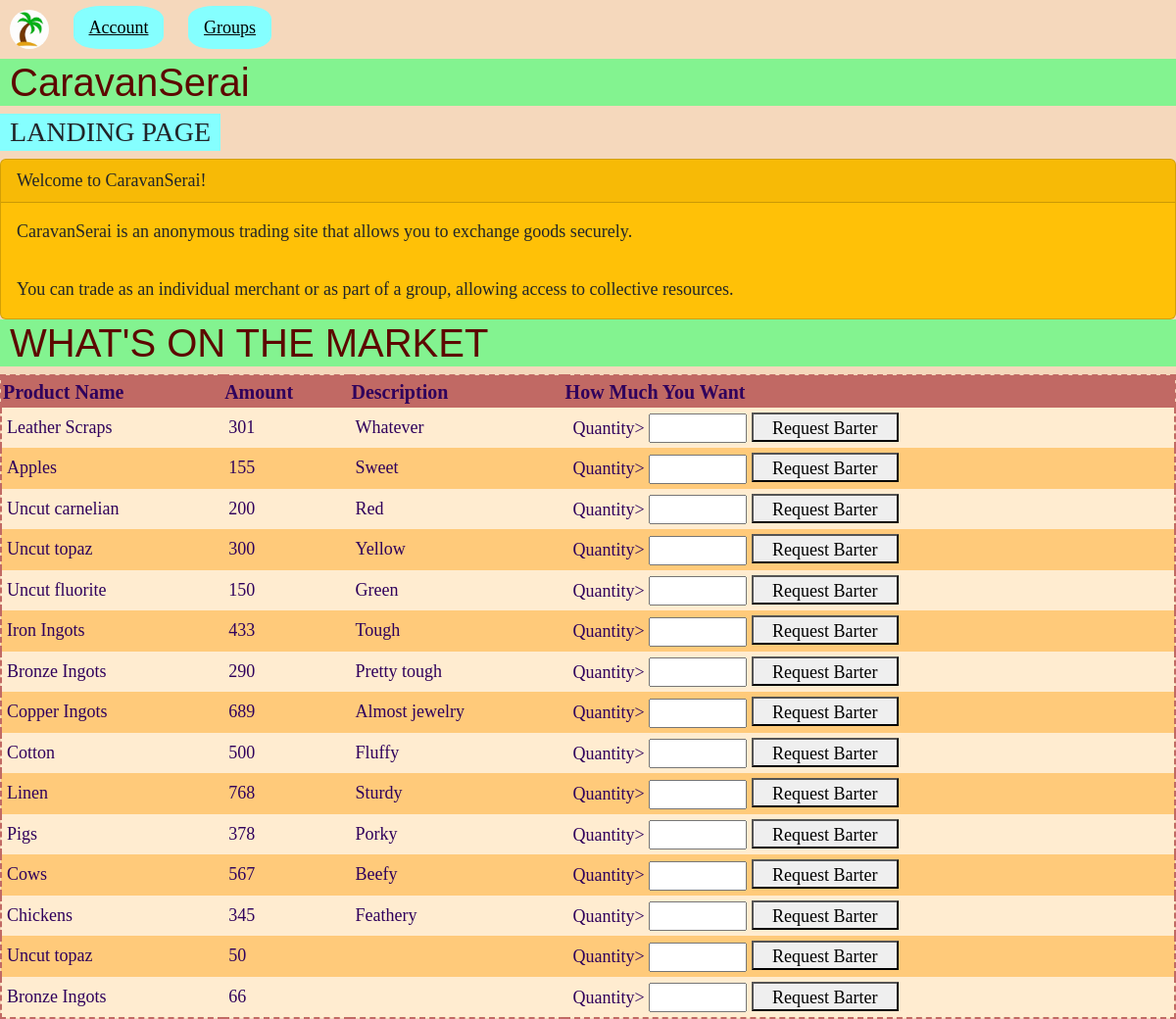
The page / on the database its author committed.
### tables this page shows
CREATE TABLE `products` (
  `ProductName` text NOT NULL,
  `ProductID` int(11) NOT NULL,
  `UserID` varchar(255) NOT NULL,
  `Amount` int(11) NOT NULL,
  `Description` text NOT NULL,
  `ImagePath` varchar(255) NOT NULL
);

### index.php (the view, shortened to what this page needs)
<!DOCTYPE html>
<html>
    <head>
        <link href = "https://cdn.jsdelivr.net/npm/bootstrap@5.2.1/dist/css/bootstrap.min.css" rel = "stylesheet">
        <link href = "styleII.css" rel = "stylesheet">
    </head>
    <body>
        <div class = "topnav">
            <a href="index.php">
                <img src = "logo_1.jpg">
            </a>
        </div>
        <div class = "topnav" tabindex = "1">
            <a class = "dropbtn">Account</a>
        </div>
        <div class = "topnav" tabindex = "1">
            <a class = "dropbtn">Groups</a>
        </div>
        <h1>CaravanSerai</h1>
        <h3>LANDING PAGE</h3>
        <div class = "card bg-warning">
            <div class = "card-header">
                Welcome to CaravanSerai!
            </div>
            <div class = "card-body">
                CaravanSerai is an anonymous trading site that allows you to
                exchange goods securely.
            </div>
            <div class = "card-body">
                You can trade as an individual merchant or as part of a group,
                allowing access to collective resources.
            </div>
        </div>
        <?php
        if(isset($_SESSION["UserID"]) && isset($_SESSION["GroupID"]))
        {
            $_GroupID = $_SESSION["GroupID"];
            $_GroupName = $_SESSION["GroupName"];
            echo "Welcome, ".$_SESSION["Username"]."!<br>";
            echo "User ID is: ".$_SESSION["UserID"]."!<br>";
            echo "Signed into group: ".$_SESSION['GroupName'];
            $conn = mysqli_connect("localhost","root","","caravanserai");
            $result = mysqli_query($conn,"SELECT * FROM products NATURAL JOIN users WHERE UserID NOT IN (SELECT UserID FROM $_GroupName)");
            $data = $result->fetch_all(MYSQLI_ASSOC);
        }
        else
        {
            $conn = mysqli_connect("localhost","root","","caravanserai");
            $result = mysqli_query($conn,"SELECT * FROM products LIMIT 50");
            $data = $result->fetch_all(MYSQLI_ASSOC);
        }
        ?>
        <h1>WHAT'S ON THE MARKET</h1>
        <table border="1">
        <tr>
            <th>Product Name</th>
            <th>Amount</th>
            <th>Description</th>
            <th>How Much You Want</th>
        </tr>
        <?php foreach($data as $row): ?>
        <tr>
            <td><?= htmlspecialchars($row['ProductName']) ?></td>
            <td><?= htmlspecialchars($row['Amount']) ?></td>
            <td><?= htmlspecialchars($row['Description']) ?></td>
            <td><form action="barter_create.php" method="post">
                <label for="Quantity">Quantity></label>
                <input style="height:30px; width:100px" id="Quantity" name="Quantity"></input>
                <button style="height:30px; width:150px" input type="submit" name="ProductID" value="<?= $row['ProductID'] ?>">Request Barter</button></form></td>
            </tr>
        <?php endforeach ?>
        </table>
    </body>
</html>

### styleII.css (style rules this page uses)
body { background-color: #f5d8bc; font-size: 18px; font-family:'Book Antiqua', 'Georgia', serif; }
form { padding-left: 4px; }
h1 { font-family:Impact, Haettenschweiler, 'Arial Narrow Bold', sans-serif; background-color: #83f390; color: #5C0800; padding-left:10px; }
h3 { background-color: #85FFFF; padding: 2px 10px; width: fit-content; }
a { color: #30fdf3; }
img { border-radius:50%; height: 40px; width: 40px; }
.topnav { display: inline-block; position: relative; outline: none; margin: 10px; }
.dropbtn { padding: 12px 16px; transition: 0.35s ease-out; cursor: pointer; background-color: #85FFFF; color: black; border-radius:30%; }
table { background-color: #f5d8bc; border-style: dashed; border-color: #c16964; border-width: 2px; padding: 5px; color: #2f005c; width: 100%; }
th { background-color: #c16964; font-size: 20px; }
tr { padding-right:20px; padding-top:3px; padding-bottom:3px; border-width: 0px, 0px, 1px, 0px; border-style: dotted; background-color: #FFCA7A; }
tr:nth-child(even) { background-color: #FFECD0; }
td { padding: 5px; }

### rows shown on the page
products: ProductName "Leather Scraps", Amount "301", Description "Whatever", $row['ProductID'] 2 (drawn)
products: ProductName "Apples", Amount "155", Description "Sweet", $row['ProductID'] 3 (drawn)
products: ProductName "Uncut carnelian", Amount "200", Description "Red", $row['ProductID'] 6 (drawn)
products: ProductName "Uncut topaz", Amount "300", Description "Yellow", $row['ProductID'] 7 (drawn)
products: ProductName "Uncut fluorite", Amount "150", Description "Green", $row['ProductID'] 8 (drawn)
products: ProductName "Iron Ingots", Amount "433", Description "Tough", $row['ProductID'] 9 (drawn)
products: ProductName "Bronze Ingots", Amount "290", Description "Pretty tough", $row['ProductID'] 10 (drawn)
products: ProductName "Copper Ingots", Amount "689", Description "Almost jewelry", $row['ProductID'] 11 (drawn)
products: ProductName "Cotton", Amount "500", Description "Fluffy", $row['ProductID'] 12 (drawn)
products: ProductName "Linen", Amount "768", Description "Sturdy", $row['ProductID'] 13 (drawn)
products: ProductName "Pigs", Amount "378", Description "Porky", $row['ProductID'] 14 (drawn)
products: ProductName "Cows", Amount "567", Description "Beefy", $row['ProductID'] 15 (drawn)
products: ProductName "Chickens", Amount "345", Description "Feathery", $row['ProductID'] 16 (drawn)
products: ProductName "Uncut topaz", Amount "50", $row['ProductID'] 17 (drawn)
products: ProductName "Bronze Ingots", Amount "66", $row['ProductID'] 18 (drawn)
